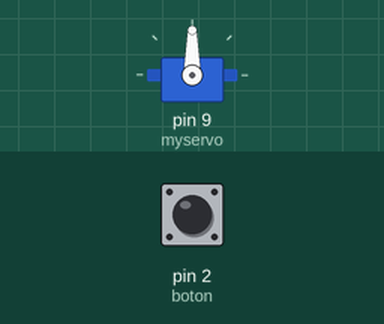
Simulated run of this sketch. Board: Arduino Uno, built with avr-gcc and run on an emulated ATmega328P. Parts: servo. The inputs (shaded band) are chosen by the test bench; at power-on: pin 2 (boton) LOW.

Above: at 1.2 s.
1.3 s: pin 2 (boton) pulled HIGH for 0.15 s
At 1.75 s:
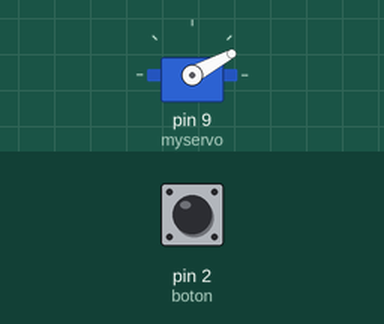
At 7.6 s:
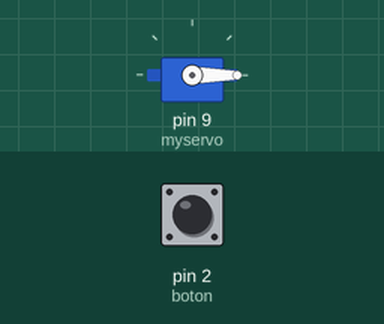
Timing chart, 0 to 9.1 s (numbered marks = the images above; inputs shaded):
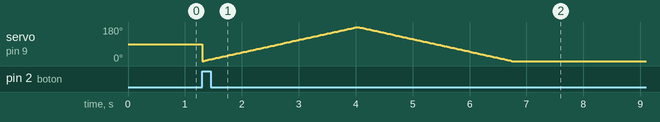

The sketch:

codigo.ino
```cpp
#include <Servo.h>

Servo myservo;    // Crea el objeto servo
int pos = 0;      // Variable de posición del servo
int boton = 2;    // Pin donde conectamos el botón
int estadoBoton;  // Variable para leer el estado del botón

void setup() {
  myservo.attach(9);       // Servo en pin 9
  pinMode(boton, INPUT);   // Configura el pin del botón como entrada
}

void loop() {
  estadoBoton = digitalRead(boton);   // Lee el estado del botón

  if (estadoBoton == HIGH) {
    // Si el botón está presionado, el servo se mueve
    for (pos = 0; pos <= 180; pos += 1) {
      myservo.write(pos);
      delay(15);
    }
    for (pos = 180; pos >= 0; pos -= 1) {
      myservo.write(pos);
      delay(15);
    }
  }
  // Si no se presiona el botón, el servo queda quieto
}
```
